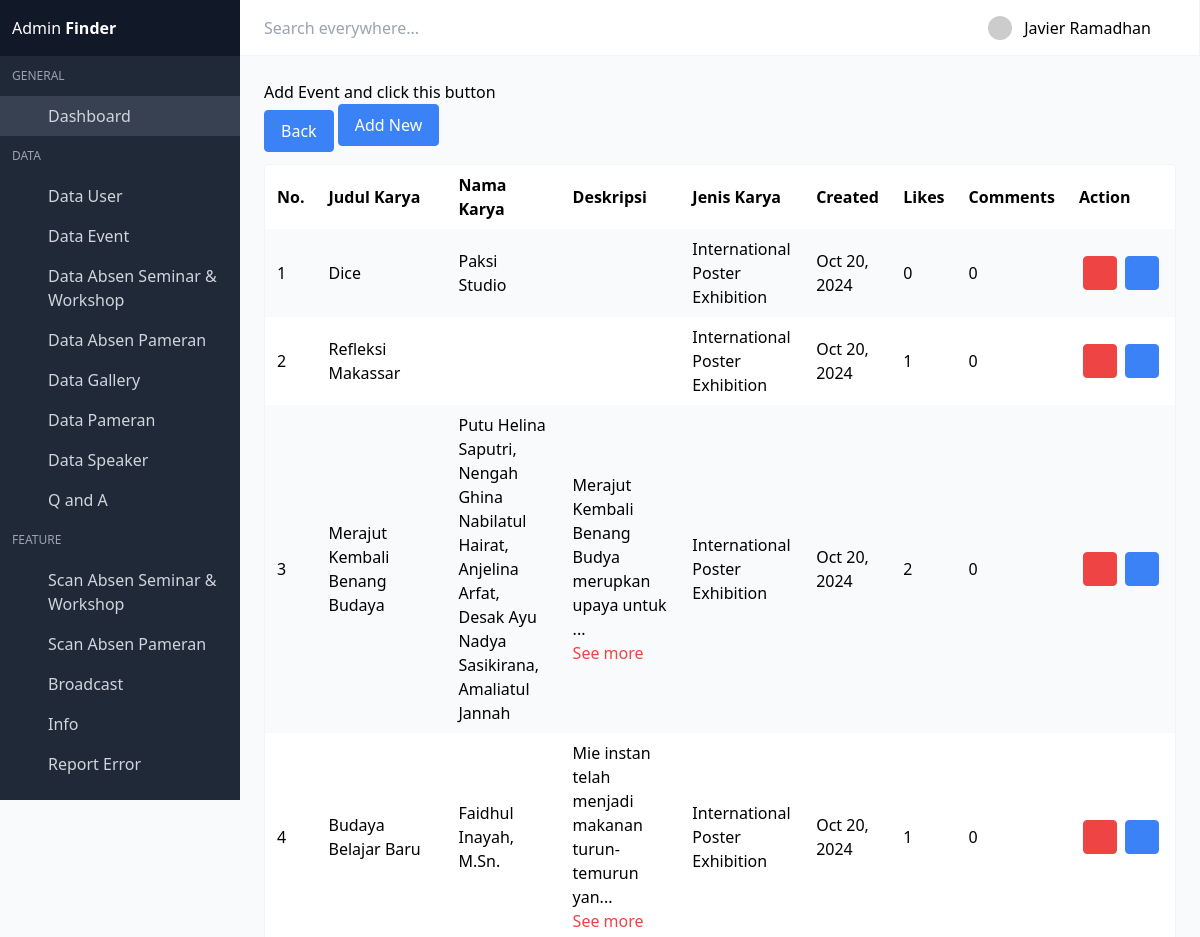
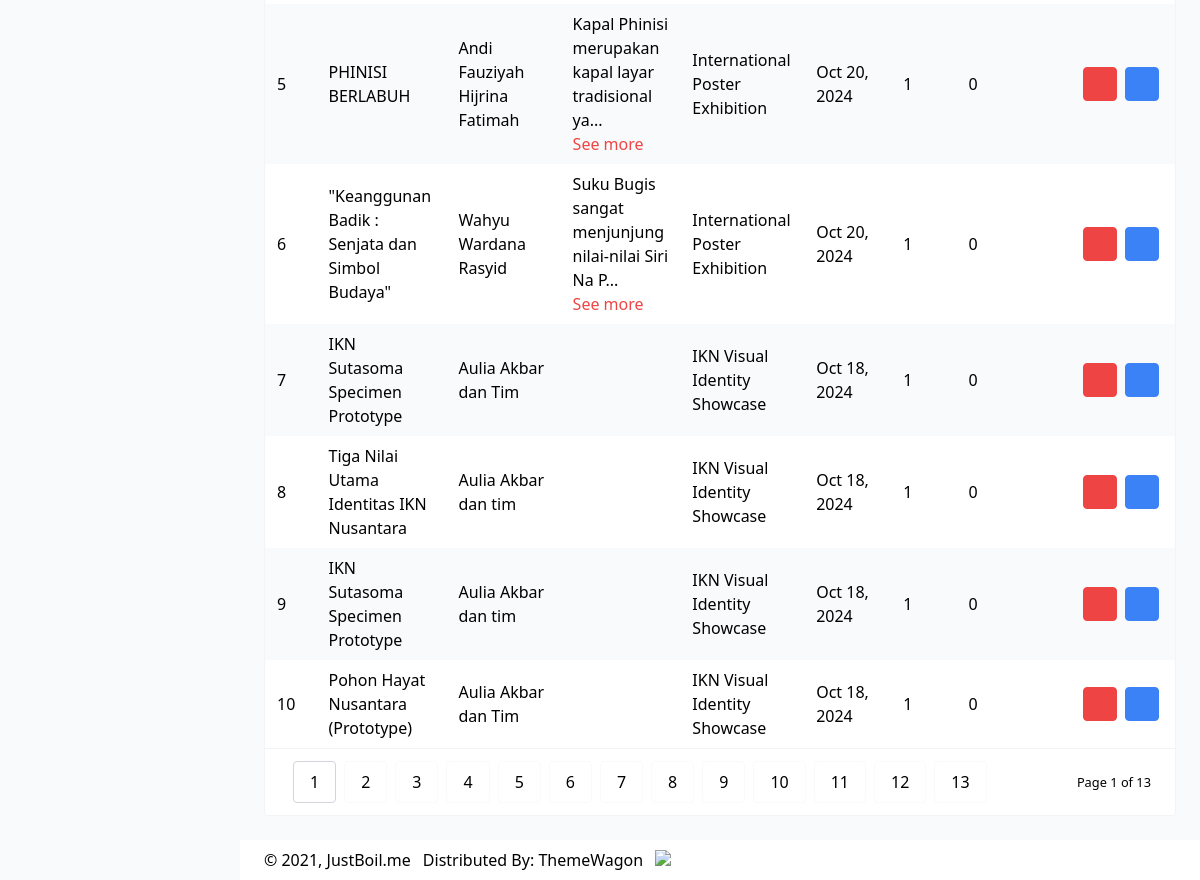
The app's page /admin-one/dist/datapameran.php (signed in) with its own data (2 pictures, top to bottom).
### tables this page shows
CREATE TABLE `karya` (
  `id_karya` int(11) NOT NULL,
  `judul_karya` varchar(255) NOT NULL,
  `nama_karya` varchar(255) NOT NULL,
  `instagram` varchar(255) NOT NULL,
  `deskripsi` text DEFAULT NULL,
  `id_jenis` int(11) DEFAULT NULL,
  `created_at` timestamp NOT NULL DEFAULT current_timestamp(),
  `likes` int(11) DEFAULT 0,
  `comments` int(11) DEFAULT 0,
  `pict_karya` varchar(255) DEFAULT NULL,
  `optional_karya` text DEFAULT NULL,
  `NIM` int(11) DEFAULT NULL
);

CREATE TABLE `jenis_karya` (
  `id_jenis` int(11) NOT NULL,
  `jenis` varchar(255) NOT NULL
);

### admin-one/dist/datapameran.php (the view, shortened to what this page needs)
<!DOCTYPE html>
<html lang="en" class="">
<head>
  <link rel="stylesheet" href="css/main.css?v=1628755089081">
</head>
<body>
  <div id="app">
    <?php include 'navbar.php'; ?>
    <section class="section main-section">
      <p>Add Event and click this button</p>
      <div class="field">
        <div class="control">
          <a class="button blue" href="index.php">Back</a>
          <a class="button blue" href="addkarya.php">
            <i class="mdi mdi-plus"></i> Add New
          </a>
        </div>
      </div>
      <div class="card has-table">
        <div class="card-content">
          <?php
          $per_page = isset($_GET['per_page']) ? $_GET['per_page'] : 10;
          $current_page = isset($_GET['page']) ? $_GET['page'] : 1;
          require_once "koneksi.php";
          $koneksi = mysqli_connect($host, $username, $password, $database);
          $offset = ($current_page - 1) * $per_page;
          $query = "SELECT
            k.id_karya,
            k.judul_karya,
            k.nama_karya,
            k.deskripsi,
            j.jenis,
            k.created_at,
            COUNT(DISTINCT l.id_like) AS likes,
            COUNT(DISTINCT c.id_komentar) AS comments
          FROM karya k
          LEFT JOIN jenis_karya j ON k.id_jenis = j.id_jenis
          LEFT JOIN likes l ON k.id_karya = l.id_karya
          LEFT JOIN komentar c ON k.id_karya = c.id_karya
          GROUP BY k.id_karya
          ORDER BY k.created_at DESC
          LIMIT ?, ?";
          $stmt = mysqli_prepare($koneksi, $query);
          mysqli_stmt_bind_param($stmt, "ii", $offset, $per_page);
          mysqli_stmt_execute($stmt);
          $result = mysqli_stmt_get_result($stmt);
          if (mysqli_num_rows($result) > 0) {
            echo '<table>';
            echo '<thead>';
            echo '<tr>';
            echo '<th>No.</th>';
            echo '<th>Judul Karya</th>';
            echo '<th>Nama Karya</th>';
            echo '<th>Deskripsi</th>';
            echo '<th>Jenis Karya</th>';
            echo '<th>Created</th>';
            echo '<th>Likes</th>';
            echo '<th>Comments</th>';
            echo '<th>Action</th>';
            echo '</tr>';
            echo '</thead>';
            echo '<tbody>';
            $index = $offset + 1;
            while ($row = mysqli_fetch_assoc($result)) {
              echo '<tr>';
              echo '<td>' . $index . '</td>';
              echo '<td><a class="underline" href="../../detailkarya.php?id=' . htmlspecialchars($row['id_karya']) . '">' . htmlspecialchars($row['judul_karya']) . '</a></td>';
              echo '<td>' . htmlspecialchars($row['nama_karya']) . '</td>';
              $deskripsi = htmlspecialchars($row['deskripsi']);
              $deskripsi_short = strlen($deskripsi) > 50 ? substr($deskripsi, 0, 50) . '...' : $deskripsi;
              echo '<td>';
              echo '<span class="short-description">' . $deskripsi_short . '</span>';
              if (strlen($deskripsi) > 50) {
                echo '<br><button class="see-more-button text-red-500 font-semibold" onclick="showFullDescription(this)">See more</button>';
              }
              echo '</td>';
              echo '<td>' . htmlspecialchars($row['jenis']) . '</td>';
              echo '<td>' . date('M d, Y', strtotime($row['created_at'])) . '</td>';
              echo '<td>' . htmlspecialchars($row['likes']) . '</td>';
              echo '<td>' . htmlspecialchars($row['comments']) . '</td>';
              echo '<td class="actions-cell">';
              echo '<div class="buttons right nowrap">';
              echo '<a class="button small red --jb-modal" onclick="confirmDelete(' . $row['id_karya'] . ')">';
              echo '<span class="icon"><i class="mdi mdi-trash-can"></i></span>';
              echo '</a>';
              echo '<a class="button small blue --jb-modal" href="../../detailkarya.php?id=' . htmlspecialchars($row['id_karya']) . '">';
              echo '<span class="icon"><i class="mdi mdi-eye"></i></span>';
              echo '</a>';
              echo '</div>';
              echo '</td>';
              echo '</tr>';
              $index++;
            }
            echo '</tbody>';
            echo '</table>';
            $count_query = "SELECT COUNT(*) AS total FROM karya";
            $count_result = mysqli_query($koneksi, $count_query);
            $total_data = mysqli_fetch_assoc($count_result)['total'];
            if ($total_data > $per_page) {
              echo '<div class="table-pagination">';
              echo '<div class="flex items-center justify-between">';
              echo '<div class="buttons">';
              $total_pages = ceil($total_data / $per_page);
              for ($i = 1; $i <= $total_pages; $i++) {
                echo '<a href="?page=' . $i . '&per_page=' . $per_page . '" class="button ' . ($current_page == $i ? 'active' : '') . '">' . $i . '</a>';
              }
              echo '</div>';
              echo '<small>Page ' . $current_page . ' of ' . $total_pages . '</small>';
              echo '</div>';
              echo '</div>';
            }
          }
          ?>
        </div>
      </div>
    </section>
    <?php include 'footer.php'; ?>
  </div>
  <link rel="stylesheet" href="https://cdn.materialdesignicons.com/4.9.95/css/materialdesignicons.min.css">
</body>
</html>

### records on screen
karya: judul_karya "Dice", nama_karya "Paksi Studio", id_jenis.jenis "International Poster Exhibition", created_at "Oct 20, 2024", likes "0", comments "0"
karya: judul_karya "Refleksi Makassar", id_jenis.jenis "International Poster Exhibition", created_at "Oct 20, 2024", likes "1", comments "0"
karya: judul_karya "Merajut Kembali Benang Budaya", nama_karya "Putu Helina Saputri, Nengah Ghina Nabilatul Hairat, Anjelina Arfat, Desak Ayu Nadya Sasikirana, Amaliatul Jannah", deskripsi "Merajut Kembali Benang Budya merupkan upaya untuk ...", id_jenis.jenis "International Poster Exhibition", created_at "Oct 20, 2024", likes "2", comments "0"
karya: judul_karya "Budaya Belajar Baru", nama_karya "Faidhul Inayah, M.Sn.", deskripsi "Mie instan telah menjadi makanan turun-temurun yan...", id_jenis.jenis "International Poster Exhibition", created_at "Oct 20, 2024", likes "1", comments "0"
karya: judul_karya "PHINISI BERLABUH", nama_karya "Andi Fauziyah Hijrina Fatimah", deskripsi "Kapal Phinisi merupakan kapal layar tradisional ya...", id_jenis.jenis "International Poster Exhibition", created_at "Oct 20, 2024", likes "1", comments "0"
karya: judul_karya "\"Keanggunan Badik : Senjata dan Simbol Budaya\"", nama_karya "Wahyu Wardana Rasyid", deskripsi "Suku Bugis sangat menjunjung nilai-nilai Siri Na P...", id_jenis.jenis "International Poster Exhibition", created_at "Oct 20, 2024", likes "1", comments "0"
karya: judul_karya "IKN Sutasoma Specimen Prototype", nama_karya "Aulia Akbar dan Tim", id_jenis.jenis "IKN Visual Identity Showcase", created_at "Oct 18, 2024", likes "1", comments "0"
karya: judul_karya "Tiga Nilai Utama Identitas IKN Nusantara", nama_karya "Aulia Akbar dan tim", id_jenis.jenis "IKN Visual Identity Showcase", created_at "Oct 18, 2024", likes "1", comments "0"
karya: judul_karya "IKN Sutasoma Specimen Prototype", nama_karya "Aulia Akbar dan tim", id_jenis.jenis "IKN Visual Identity Showcase", created_at "Oct 18, 2024", likes "1", comments "0"
karya: judul_karya "Pohon Hayat Nusantara (Prototype)", nama_karya "Aulia Akbar dan Tim", id_jenis.jenis "IKN Visual Identity Showcase", created_at "Oct 18, 2024", likes "1", comments "0"

### other values on screen
$_SESSION['admin_name'] "Javier Ramadhan"
$current_page "1"
$total_pages "13"
